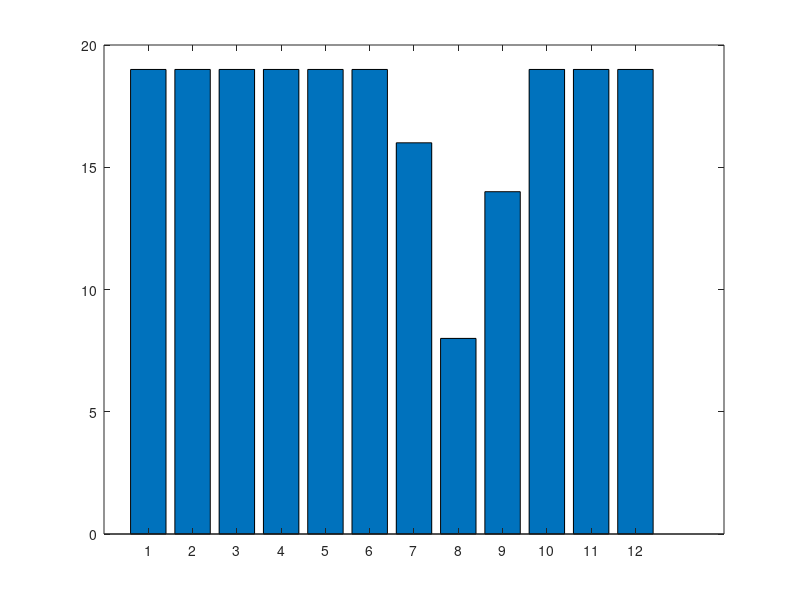

Write MATLAB code to recreate this figure.
clear;clc;
load Hash
while true
    Class=kmeans(Hash',12);
    num=zeros(12,1);
    for i=1:209
        num(Class(i))=num(Class(i))+1;
    end
    if(max(num)<20)
        bar(1:12,num)
        break;
    end
end

